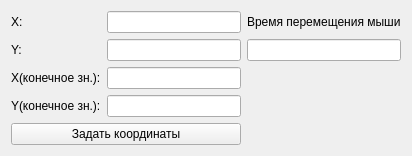
  <widget class="QWidget" name="layoutWidget2">
   <property name="geometry">
    <rect>
     <x>180</x>
     <y>330</y>
     <width>412</width>
     <height>154</height>
    </rect>
   </property>
   <layout class="QGridLayout" name="gridLayout_2">
    <item row="2" column="1">
     <widget class="QLineEdit" name="xEdit_2"/>
    </item>
    <item row="0" column="0">
     <widget class="QLabel" name="xLabel">
      <property name="text">
       <string>X:</string>
      </property>
     </widget>
    </item>
    <item row="1" column="1">
     <widget class="QLineEdit" name="yEdit"/>
    </item>
    <item row="0" column="1">
     <widget class="QLineEdit" name="xEdit"/>
    </item>
    <item row="3" column="1">
     <widget class="QLineEdit" name="yEdit_2"/>
    </item>
    <item row="1" column="0">
     <widget class="QLabel" name="yLabel">
      <property name="text">
       <string>Y:</string>
      </property>
     </widget>
    </item>
    <item row="3" column="0">
     <widget class="QLabel" name="yLabel_2">
      <property name="text">
       <string>Y(конечное зн.):</string>
      </property>
     </widget>
    </item>
    <item row="4" column="0" colspan="2">
     <widget class="QPushButton" name="setCords">
      <property name="text">
       <string>Задать координаты</string>
      </property>
     </widget>
    </item>
    <item row="2" column="0">
     <widget class="QLabel" name="xLabel_2">
      <property name="text">
       <string>X(конечное зн.):</string>
      </property>
     </widget>
    </item>
    <item row="0" column="2">
     <widget class="QLabel" name="mouseDelay">
      <property name="text">
       <string>Время перемещения мыши</string>
      </property>
     </widget>
    </item>
    <item row="1" column="2">
     <widget class="QLineEdit" name="mouseDelayEdit"/>
    </item>
   </layout>
  </widget>
